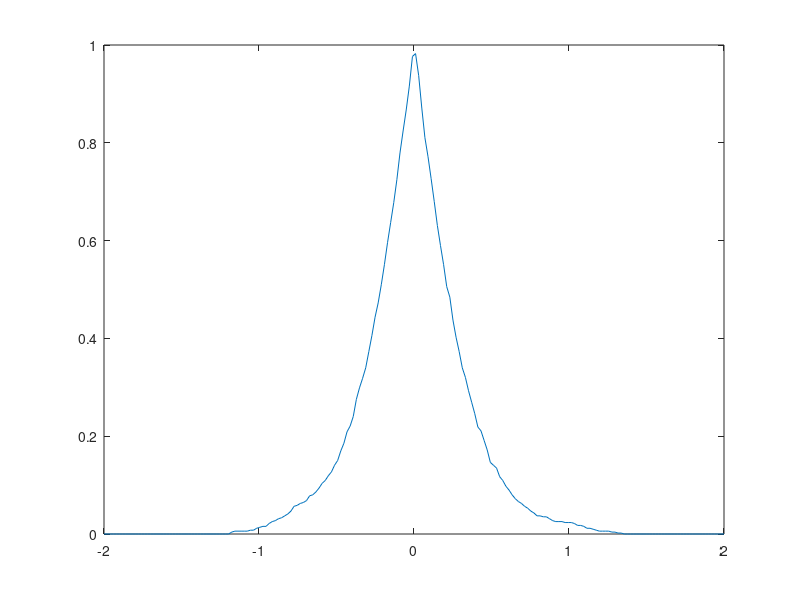

Write MATLAB code to recreate this figure.
clc
clear
close all

% This script demonstrates a confidence interval for a location parameter
% by inverting a permutation test

%%

%sample size
n = 10;

%set random seed
rng(42);

%normal sample
X = randn(n, 1);

%level of significance
alpha = 0.05;

m0s = linspace(-2, 2, 200);

for k = 1:length(m0s)
    %null hypothesis
    m0 = m0s(k);
    
    %sample deviations from null
    Xd = X - m0;
    
    %test statistic
    d = sum(Xd);
    
    S = zeros(2^n, n);
    %binary representation of signs, code segment adapted from 'de2bi' function
    for i = 1:2^n                  % Cycle through each element of the input vector/matrix.
        j = 1;
        tmp = i - 1;
        while (j <= n) && (tmp > 0)     % Cycle through each digit.
            S(i, j) = rem(tmp, 2);      % Determine current digit.
            tmp = floor(tmp/2);
            j = j + 1;
        end
    end
    S = fliplr(S);
    S(S == 0) = -1;
    
    %permutation distribution
    T = zeros(2^n, 1);
    for i = 1:2^n
        T(i) = sum(S(i, :).*Xd');
    end
    
    %one-sided p-value (alternative greater than)
    p(k) = sum(T > d)/(2^n);
    %two-sided p-value
    p2(k) = (sum(T > abs(d)) + sum(T < -abs(d)))/(2^n);
    
end

%%

plot(m0s, p2)

%confidence interval
lb = min(m0s(p2 >= alpha));
ub = max(m0s(p2 >= alpha));
